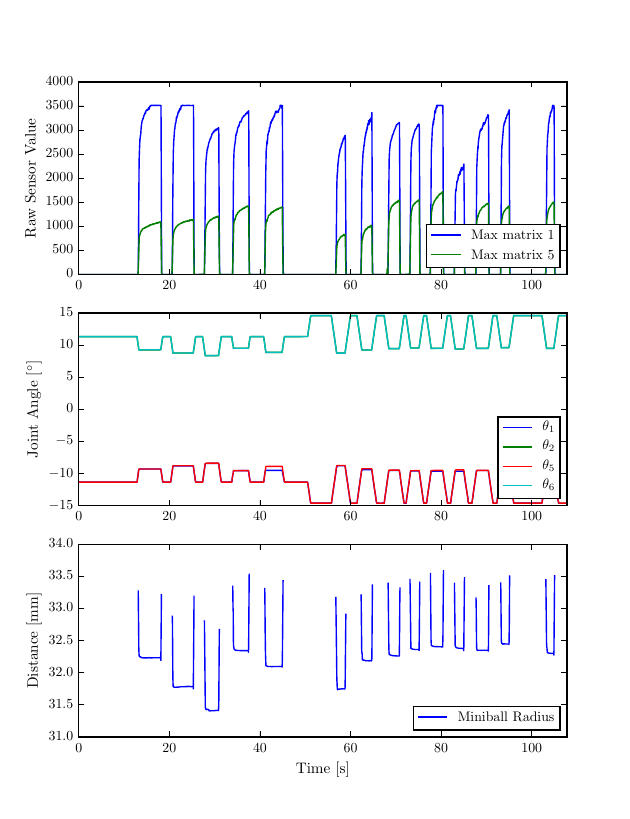

The Python source for this figure:
# -*- coding: utf-8 -*-

import os, sys
print("CWD: " + os.getcwd() )

config_path = os.path.abspath('../matplotlib/')
sys.path.append(config_path)
lib_path = os.path.abspath('../../lib')
sys.path.append(lib_path)


# Load configuration file (before pyplot)
import configuration as config

import numpy as np
import matplotlib.pyplot as plt

import framemanager_python

# Force reloading of external library (convenient during active development)
#reload(framemanager_python)




#profileName = os.path.abspath("foam_ball.dsa")
#profileName = os.path.abspath("foam_ball_006077-006222.dsa")
profileName = os.path.abspath("hockey_ball.dsa")
#profileName = os.path.abspath("hockey_ball_000651-000810.dsa")

frameManager = framemanager_python.FrameManagerWrapper()
frameManager.load_profile(profileName);



###############
# Joint Angles
###############
# theta 0:  Rotational axis (Finger 0 + 2)
# theta 1:  Finger 0 proximal
# theta 2:  Finger 0 distal
# theta 3:  Finger 1 proximal
# theta 4:  Finger 1 distal
# theta 5:  Finger 2 proximal
# theta 6:  Finger 2 distal

numAngles = frameManager.get_jointangle_frame_count()
jointangles_list = frameManager.get_jointangle_frame_list()
corresponding_jointangles_list = frameManager.get_corresponding_jointangles_list()
timestamps_jointangles = frameManager.get_jointangle_frame_timestamp_list()
# Relative timestamps in seconds
timestamps_jointangles = (timestamps_jointangles-timestamps_jointangles[0]) / 1000.0 



'''
###############
# Temperatures
###############
# Temperatures 0-6: Close to corresponding axis motors
# Temperature 7: FPGA
# Temperature 8: Printed circuit board

numTemperatures = frameManager.get_temperature_frame_count()
temperature_frame_list = frameManager.get_temperature_frame_list()
corresponding_temperature_frame = frameManager.get_corresponding_temperatures_list()
timestamps_temperatures = frameManager.get_temperature_frame_timestamp_list()
# Relative timestamps in seconds
timestamps_temperatures = (timestamps_temperatures-timestamps_temperatures[0]) / 1000.0 
'''


#######################
# Tactile Sensor Frame
#######################
numTSFrames = frameManager.get_tsframe_count();

averages_matrix_1 = frameManager.get_average_matrix_list(1)
averages_matrix_5 = frameManager.get_average_matrix_list(5)

max_matrix_1 = frameManager.get_max_matrix_list(1)
max_matrix_5 = frameManager.get_max_matrix_list(5)

timestamps_tsframe = frameManager.get_tsframe_timestamp_list()
timestamps_tsframe = (timestamps_tsframe-timestamps_tsframe[0]) / 1000.0 # Relative timestamps in seconds



###########
# Features
###########

first_contact_matrix1 = np.where(max_matrix_1 > 0.0)[0][0]
first_contact_matrix5 = np.where(max_matrix_5 > 0.0)[0][0]

first_contact = max(first_contact_matrix1, first_contact_matrix5)
final_contact = numTSFrames # Assuming profile ends with active contacts

minimal_bounding_spheres = np.empty([numTSFrames, 4])
minimal_bounding_spheres.fill(None)

features = framemanager_python.FeatureExtractionWrapper(frameManager)

  
for frameID in xrange(0, numTSFrames):    
    if (max_matrix_1[frameID] > 0.0 and max_matrix_5[frameID] > 0.0) :
        theta = frameManager.get_corresponding_jointangles(frameID) # Corresponding joint angles
        #minimal_bounding_spheres[frameID] = features.compute_minimal_bounding_sphere(frameID, theta)
        minimal_bounding_spheres[frameID] = features.compute_minimal_bounding_sphere_centroid(frameID, theta)

# Note, for a more robust version, compute the centroids of a key frame and 
# stick to that coordinates using compute_minimal_bounding_sphere_points(), see train_classifier.py


#############
# Plotting
############

text_width = 6.30045 # LaTeX text width in inches
golden_ratio = (1 + np.sqrt(5) ) / 2.0
size_factor = 1.0
figure_width = size_factor*text_width
#figure_height = (figure_width / golden_ratio)
figure_height = 1.3 * figure_width
figure_size = [figure_width, figure_height]

config.load_config_large()
fig = plt.figure(figsize=figure_size)

#------------
# Matrix max
#------------
ax1 = plt.subplot(3,1,1)
ax1.plot(timestamps_tsframe, max_matrix_1, label="Max matrix 1")
ax1.plot(timestamps_tsframe, max_matrix_5, label="Max matrix 5")

ax1.legend(loc = 'lower right')
ax1.set_ylabel(r"Raw Sensor Value", rotation=90)


#---------------
# Joint angles
#---------------
ax2 = plt.subplot(3,1,2, sharex=ax1)
#ax2.plot(timestamps_jointangles, jointangles_list[:,1], label=r"$\theta_1$")
#ax2.plot(timestamps_jointangles, jointangles_list[:,2], label=r"$\theta_2$")
#ax2.plot(timestamps_jointangles, jointangles_list[:,5], label=r"$\theta_5$")
#ax2.plot(timestamps_jointangles, jointangles_list[:,6], label=r"$\theta_6$")

ax2.plot(timestamps_tsframe, corresponding_jointangles_list[:,1], label=r"$\theta_1$")
ax2.plot(timestamps_tsframe, corresponding_jointangles_list[:,2], label=r"$\theta_2$")
ax2.plot(timestamps_tsframe, corresponding_jointangles_list[:,5], label=r"$\theta_5$")
ax2.plot(timestamps_tsframe, corresponding_jointangles_list[:,6], label=r"$\theta_6$")

ax2.legend(loc = 'lower right')
ax2.set_ylabel(r"Joint Angle [$^\circ$]", rotation=90)


#-------------------------
# Minimal bounding sphere
#-------------------------
ax3 = plt.subplot(3,1,3, sharex=ax1)
ax3.plot(timestamps_tsframe, minimal_bounding_spheres[:,3], label="Miniball Radius")

ax3.legend(loc = 'lower right')
ax3.set_xlabel("Time [s]")
ax3.set_ylabel(r"Distance [mm]", rotation=90)

'''
#-------------
# Temperature
#-------------
ax4 = plt.subplot(4,1,4, sharex=ax1)
ax4.plot(timestamps_temperatures, temperature_frame_list[:,1], label="Temperature $\vartheta_1$")
ax4.plot(timestamps_temperatures, temperature_frame_list[:,5], label="Temperature $\vartheta_5$")

#ax4.legend(loc = 'lower right')
#ax4.set_xlabel("Time [s]")
#ax4.set_ylabel(r"Temperature [$\,^{\circ}\mathrm{C}$]", rotation=90)
'''

axes = plt.gca()
axes.set_xlim([0, timestamps_tsframe[-1]])

plt.show()

plotname = "grasp_visualization"
fig.savefig(plotname+".pdf", pad_inches=0, dpi=fig.dpi) # pdf
#fig.savefig(plotname+".pgf", pad_inches=0, dpi=fig.dpi) # pgf
